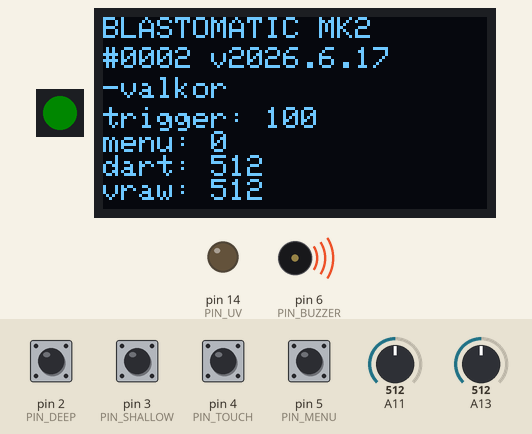
Recording of a sketch running on a simulated Arduino Mega 2560, built with avr-gcc and run on an emulated ATmega2560. Parts: 1 RGB LEDs in strip order, left to right, 128×64 one-colour display, output pins drawn as LEDs (lit = HIGH), buzzer (waves = sounding). Inputs (shaded band) come from the test bench; at power-on: pin 2 (PIN_DEEP), pin 3 (PIN_SHALLOW), pin 4 (PIN_TOUCH), pin 5 (PIN_MENU) HIGH, A11 = 512, A13 = 512. Dim RGB values are drawn brighter than linear; what the sketch prints to the serial monitor is not drawn.

Above: at 2.2 s.
2.3 s: pin 4 (PIN_TOUCH) pulled LOW for 1 s
At 3.1 s:
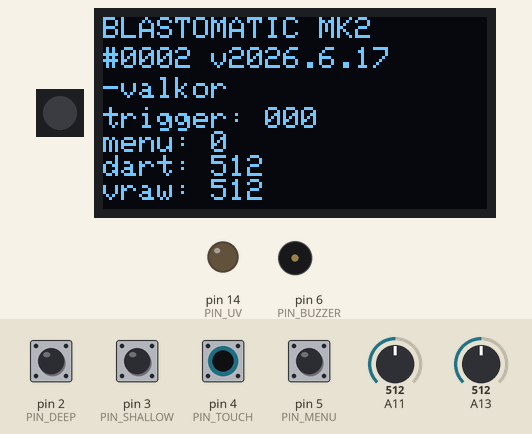
4.8 s: pin 2 (PIN_DEEP) pulled LOW for 0.15 s
At 4.92 s:
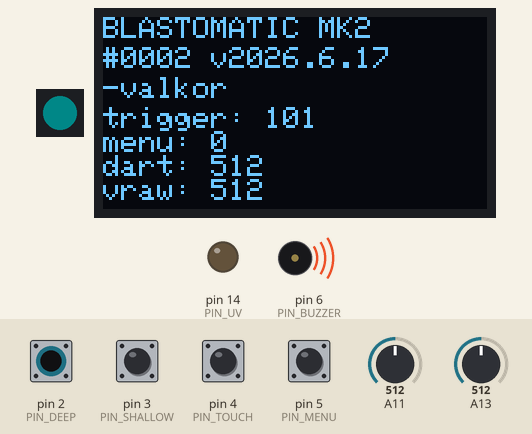
6.5 s: pin 3 (PIN_SHALLOW) pulled LOW for 0.15 s
At 7.9 s:
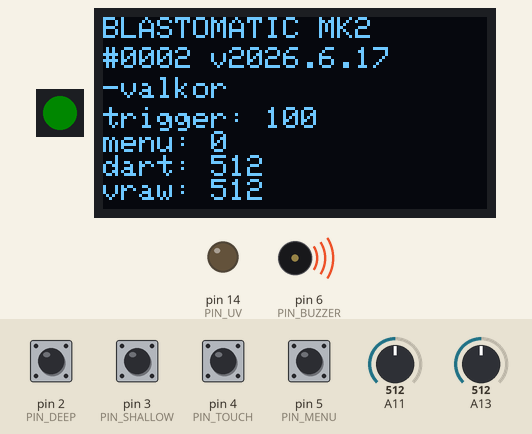
8.2 s: pin 5 (PIN_MENU) pulled LOW for 0.15 s
At 8.32 s:
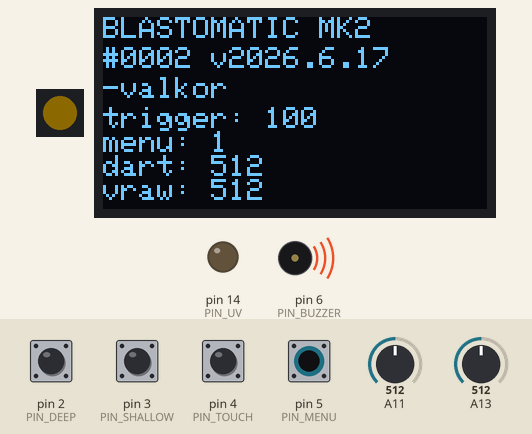
9.8 s: A11 set to 716
At 11.0 s:
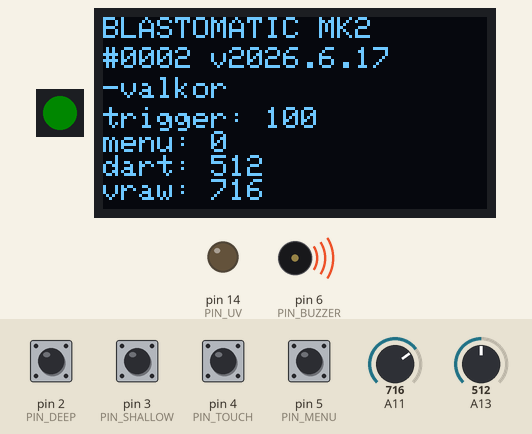
11.3 s: A13 set to 716
At 12.5 s:
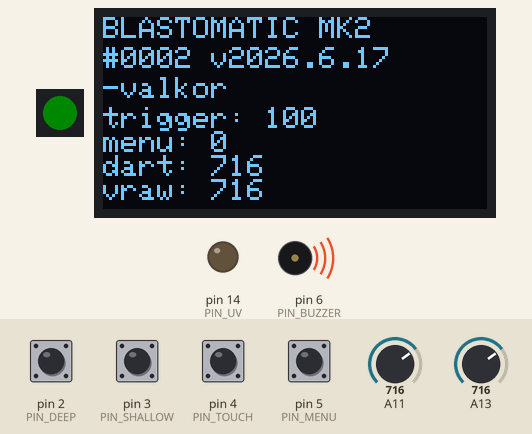
Timing chart, 0 to 13.8 s (numbered marks = the images above; inputs shaded):
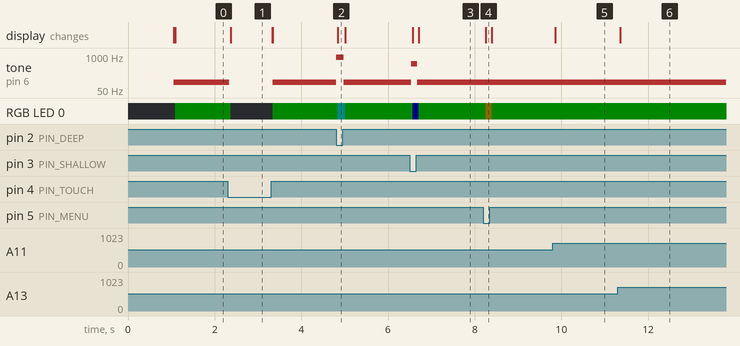

Measured:
- after the input at 2.3 s, tone on pin 6 (PIN_BUZZER): 100 Hz → silent at once, → 100 Hz 1.0 s later; RGB LED 0: RGB(0, 9, 0) → off after 0.07 s, → RGB(0, 9, 0) 0.97 s later; the display: changes after 0.07 s (image 1)
- after the input at 4.8 s, tone on pin 6 (PIN_BUZZER): 100 Hz → 900 Hz at once, → 100 Hz 0.18 s later; RGB LED 0: RGB(0, 9, 0) → RGB(0, 9, 9) at once, → RGB(0, 9, 0) 0.18 s later; the display: changes at once (image 2)
- after the input at 6.5 s, tone on pin 6 (PIN_BUZZER): 100 Hz → 500 Hz at once, → 100 Hz 0.14 s later; RGB LED 0: RGB(0, 9, 0) → RGB(0, 0, 9) after 0.07 s, → RGB(0, 9, 0) 0.14 s later; the display: first changes after 0.07 s (image 3 shows a later state)
- after the input at 8.2 s, RGB LED 0: RGB(0, 9, 0) → RGB(12, 9, 0) after 0.06 s, → RGB(0, 9, 0) 0.14 s later; the display: changes after 0.06 s (image 4)
- after the input at 9.8 s, the display: changes after 0.06 s (image 5)
- after the input at 11.3 s, the display: changes after 0.06 s (image 6)

The sketch:

input_diagnostics.ino
```cpp
//valkor 2026-6-17 (MK2)
//uv turns on briefly at startup if batt connected
//beeps and changes LED based on trigger inputs
//shows all inputs on oled if connected
#include <Arduino.h>
#include <Wire.h>
#include <Adafruit_GFX.h>
#include <Adafruit_SH110X.h>

#define PIN_MENU			5
#define PIN_SHALLOW			3
#define PIN_DEEP		2
#define PIN_TOUCH		4
#define PIN_BUZZER 6 //passive, tone()
#define PIN_UV 14
#define PIN_VOLTMETER		27
#define PIN_DART_DETECTOR	29

#define PIN_OLED_SDA		0
#define PIN_OLED_SCL		1

#include <Adafruit_NeoPixel.h>
Adafruit_NeoPixel strip(1, 25, NEO_GRB + NEO_KHZ800);

Adafruit_SH1106G oled(128, 64, &Wire);// sh1106 128x64

bool oled_connected = false;

void setup() {
	Serial.begin(115200);
	delay(1000);
	Serial.println("starting...");
  pinMode(PIN_SHALLOW, INPUT_PULLUP);
  pinMode(PIN_DEEP, INPUT_PULLUP);
  pinMode(PIN_TOUCH, INPUT_PULLUP);
  pinMode(PIN_MENU, INPUT_PULLUP);
	pinMode(PIN_DART_DETECTOR, INPUT);
	pinMode(PIN_VOLTMETER, INPUT);
	analogWrite(PIN_UV, 0);//make sure uv is off

	strip.begin();
  strip.clear();
  strip.show();

	Wire.setSDA(PIN_OLED_SDA);
	Wire.setSCL(PIN_OLED_SCL);
	oled_connected = oled.begin(0x3C, true);
	if (oled_connected){
		Serial.println("oled is connected");
		oled.clearDisplay();
		oled.display();
	}else{
		Serial.println("oled not detected");
	}

}//setup

void loop() {
	uint8_t r = 0;
  uint8_t g = 0;
  uint8_t b = 0;

if (digitalRead(PIN_MENU) == LOW) {
    r = 12;
  }

  if (digitalRead(PIN_DEEP) == LOW) {
    g = 9;
    b = 9;
    tone(PIN_BUZZER, 900);
  }
  else if (digitalRead(PIN_SHALLOW) == LOW) {
    b = 9;
    tone(PIN_BUZZER, 500);
  }
  else if (digitalRead(PIN_TOUCH) == HIGH) {
    g = 9;
    tone(PIN_BUZZER, 100);
  }
  else {
    noTone(PIN_BUZZER);
  }

  strip.setPixelColor(0, r, g, b);
  strip.show();

	if (oled_connected){
		do_oled();
	}

	delay(10);
}

void do_oled(){
	oled.clearDisplay();
	oled.setTextColor(SH110X_WHITE);
	oled.setTextSize(1);


	oled.setCursor(0, 0);
	oled.print("BLASTOMATIC MK2");
	oled.setCursor(0, 10);
	oled.print("#0002 v2026.6.17");
	oled.setCursor(0, 20);
	oled.print("-valkor");

	oled.setCursor(0, 30);
	oled.print("trigger: "); oled.print(digitalRead(PIN_TOUCH));
	oled.print(!digitalRead(PIN_SHALLOW));
	oled.println(!digitalRead(PIN_DEEP));
	oled.print("menu: "); oled.println(!digitalRead(PIN_MENU));
	oled.print("dart: "); oled.println(analogRead(PIN_DART_DETECTOR));
	oled.print("vraw: "); oled.println(analogRead(PIN_VOLTMETER));

	oled.display();
}//do_oled
```
